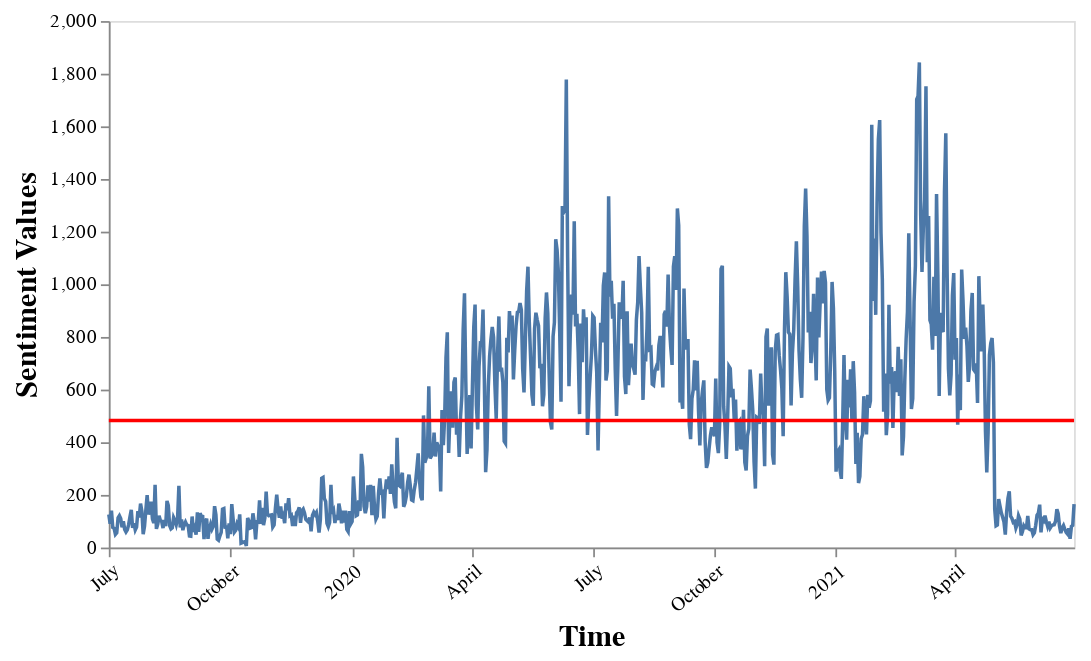

The cell this chart's notebook holds for it:
### Code cell
import altair as alt
source = summary2
base = alt.Chart(source).properties(width=550)
# scale=alt.Scale(domain=['bear', "bull"], range=['#ee4035','#7bc043'])
# color=alt.Color("weather:N",scale=scale)
line = base.mark_line().encode(
    x=alt.X('day:T',title="Time", axis=alt.Axis(labelAngle=320,grid=False)),
    y=alt.Y('sentiment:Q',title="Sentiment Values",axis=alt.Axis(grid=False)),
    # color=alt.condition(
    #     alt.datum.sentiment > 500,
    #     alt.value("green"),  # The positive color
    #     alt.value("red")  # The negative color
    # )
).properties(
    width=550,
    height=300,
    # title="Bull / Bear market analysis based on comments' sentiment in Reddit (r/stocks)"
)

xrule = base.mark_rule().encode(
    y='average(sentiment)',
    color=alt.value("red"),
    size=alt.value(2)
)
alt.vconcat(line+rule). \
    configure_title(fontSize=19, align="center", anchor="middle"). \
    configure_axis(labelFontSize=11,titleFontSize=17)

### Figure 1 — Vega-Lite specification as saved in the notebook (floating-point values rounded to 4 significant figures; data arrays with more than 128 entries replaced by an {"elided": "..."} marker saying what was removed)
{"config": {"view": {"continuousWidth": 400, "continuousHeight": 300}, "axis": {"labelFontSize": 11, "titleFontSize": 17}, "title": {"align": "center", "anchor": "middle", "fontSize": 19}}, "vconcat": [{"layer": [{"mark": "line", "encoding": {"x": {"axis": {"grid": false, "labelAngle": 320}, "field": "day", "title": "Time", "type": "temporal"}, "y": {"axis": {"grid": false}, "field": "sentiment", "title": "Sentiment Values", "type": "quantitative"}}, "height": 300, "width": 550}, {"mark": "rule", "encoding": {"color": {"value": "red"}, "size": {"value": 2}, "y": {"aggregate": "average", "field": "sentiment", "type": "quantitative"}}, "width": 550}]}], "data": {"name": "data-eebec5d10ec1f7f28715bcfe4ab00c25"}, "$schema": "https://vega.github.io/schema/vega-lite/v4.17.0.json", "datasets": {"data-eebec5d10ec1f7f28715bcfe4ab00c25": {"elided": "729 records"}}}
